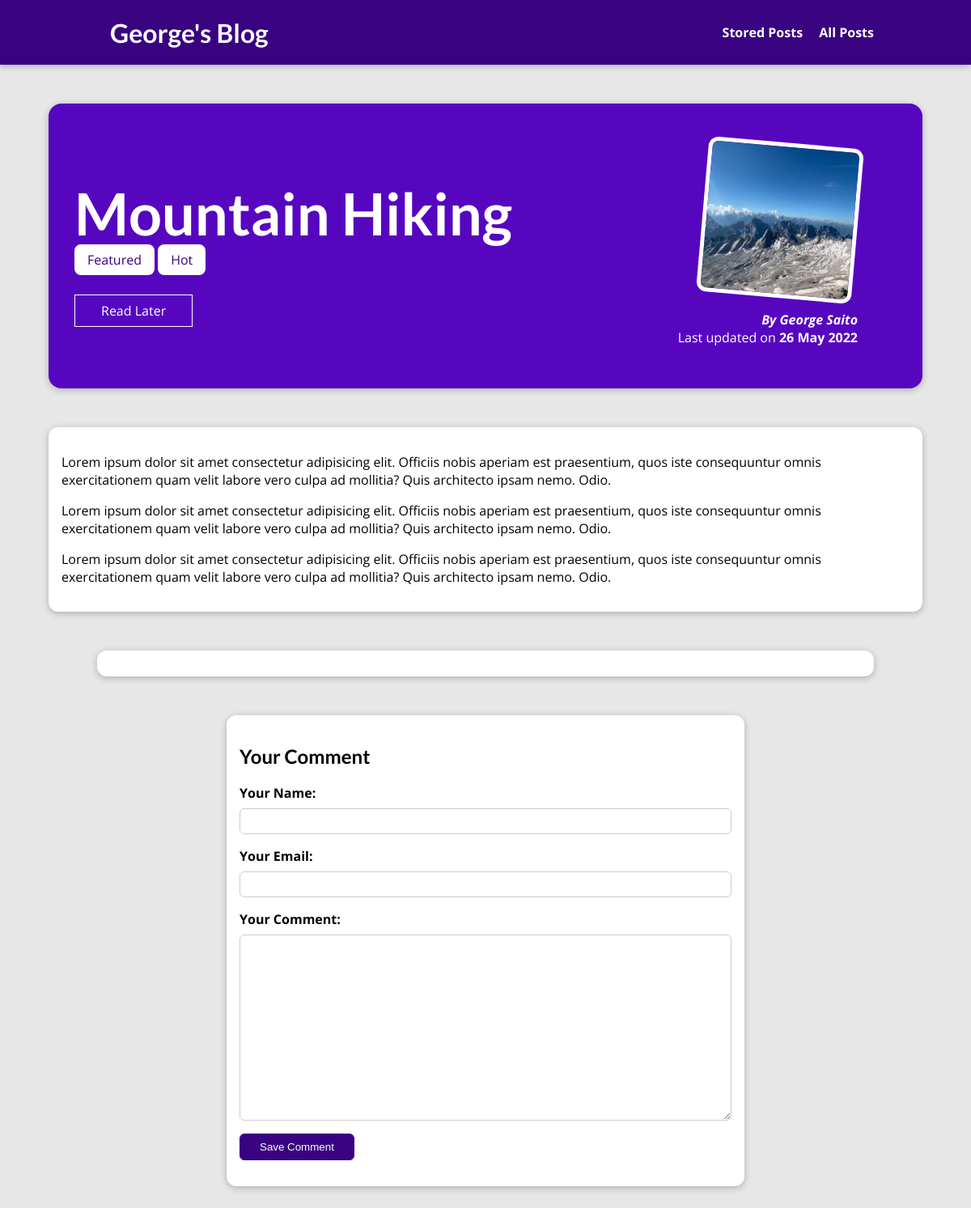
The app's page /posts/hike-in-the-mountains, older data.
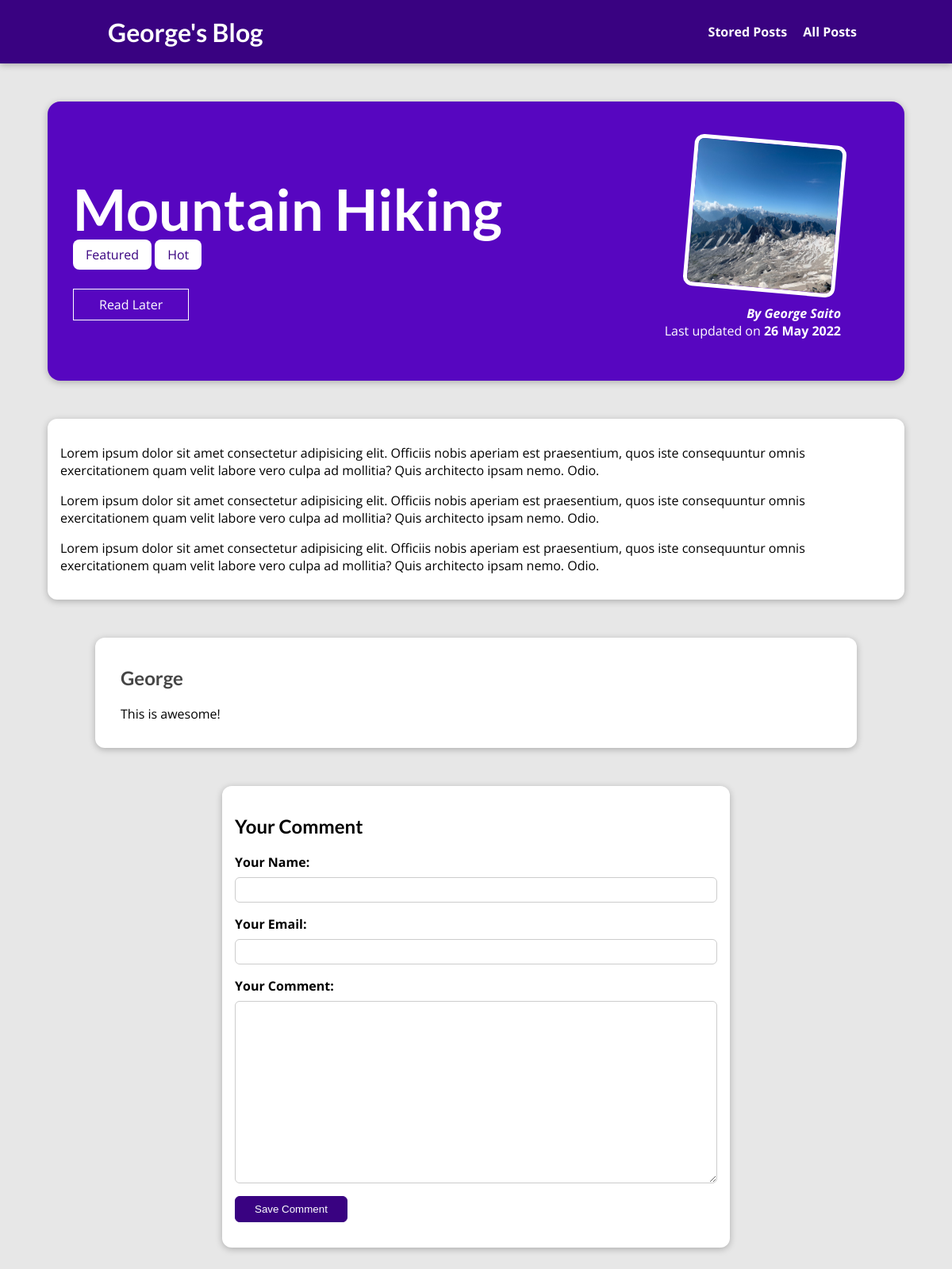
The same page, newer data.
### blog/models.py (models this page shows, shortened)
class Post(models.Model):
    title = models.CharField(max_length=150)
    excerpt = models.CharField(max_length=200)
    image = models.ImageField(upload_to="posts", null=True)
    date = models.DateField(auto_now=True)
    slug = models.SlugField(unique=True, db_index=True)
    content = models.TextField(validators=[MinLengthValidator(10)])
    author = models.ForeignKey(Author, on_delete=models.SET_NULL, null=True, related_name="posts")
    tags = models.ManyToManyField(Tag)

class Tag(models.Model):
    caption = models.CharField(max_length=20)

class Author(models.Model):
    first_name = models.CharField(max_length=100)
    last_name = models.CharField(max_length=100)
    email_address = models.EmailField()
    def full_name(self):
        return f"{self.first_name} {self.last_name}"
    def __str__(self):
        return self.full_name()

class Comment(models.Model):
    user_name = models.CharField(max_length=120)
    user_email = models.EmailField()
    text = models.TextField(max_length=400)
    post = models.ForeignKey(Post, on_delete=models.CASCADE, related_name="comments")

### blog/views.py (the view, shortened to what this page needs)
# urls.py: path("posts/<slug:slug>", views.SinglePostView.as_view(),
class SinglePostView(View):
    def is_stored_post(self, request, post_id):
        stored_posts = request.session.get("stored_posts")
        if stored_posts is not None:
            is_saved_for_later = post_id in stored_posts
        else:
            is_saved_for_later = False
        return is_saved_for_later
    def get(self, request, slug):
        post = Post.objects.get(slug=slug)
        context = {
            "post": post,
            "post_tags": post.tags.all(),
            "comment_form": CommentForm(),
            "comments": post.comments.all().order_by("-id"),
            "saved_for_later": self.is_stored_post(request, post.id)
        }
        return render(request, "blog/post-detail.html", context)

### blog/forms.py
class CommentForm(forms.ModelForm):
    class Meta:
        model = Comment
        exclude = ["post"]
        labels = {
            "user_name": "Your Name",
            "user_email": "Your Email",
            "text": "Your Comment"
        }

### blog/templates/blog/post-detail.html (shortened to what this page needs)
{% extends "base.html" %}
{% load static %}
{% block css_files %}
    <link rel="stylesheet" href="{% static "blog/post-detail.css" %}" />
{% endblock %}
{% block context %}
<section id="summary">
    <h2>{{  post.title }}</h2>
    <div>
        {% for tag in post_tags %}
            <span class="tag">{{ tag.caption }}</span>
        {% endfor %}
    </div>
    <div id="read-later">
        <form action="{% url "read-later" %}" method="POST">
            <button>
                {% if saved_for_later %}
                    Remove from "Read Later" List
                {% else %}
                    Read Later
                {% endif %}
            </button>
        </form>
    </div>
    <article>
        <img src="{{ post.image.url }}" alt="{{ post.title }}" />
        <address>By <a href="mailto:{{ post.author.email_address }}">{{ post.author }}</a></address>
        <div>
            Last updated on <time>{{ post.date|date:"d M Y" }}</time>
        </div>
    </article>
</section>
<main>
    {{ post.content|linebreaks }}
</main>
 <section id="comments">
     <ul>
         {% for comment in comments %}
         <li>
             <h2>{{ comment.user_name }}</h2>
             <p>{{ comment.text|linebreaks }}</p>
         </li>
         {% endfor %}
     </ul>
 </section>
<section id="comment-form">
    <h2>Your Comment</h2>
    <form action="{% url "post-detail-page" post.slug %}" method="POST">
        {% for form_field in comment_form %}
        <div class="form-control" {% if form_field.errors %}invalid{% endif %}>
            {{ form_field.label_tag }}
            {{ form_field }}
        </div>
        {% endfor %}
        <button>Save Comment</button>
    </form>
</section>
{% endblock %}

### templates/base.html (shortened to what this page needs)
{% load static %}
<html lang="en">
<head>
    <link rel="stylesheet" href="{% static "app.css" %}">
    {% block css_files %}{% endblock %}
<body>
    <header id="main-navigation">
        <h1><a href="{% url "starting-page" %}">George's Blog</a></h1>
        <nav>
            <a href="{% url "read-later" %}">Stored Posts</a>
            <a href="{% url "posts-page" %}">All Posts</a>
        </nav>
    </header>
    {% block context %}
    {% endblock %}
</body>
</html>

### static/app.css (style rules this page uses)
* { box-sizing: border-box; }
html { font-family: 'Open Sans', 'Lato', sans-serif; }
body { margin: 0; }
h1, h2, h3 { font-family: 'Lato', sans-serif; font-weight: bold; }
#main-navigation { width: 100%; height: 5rem; display: flex; justify-content: space-between; align-items: center; padding: 0 10%; position: absolute; top: 0; left: 0; }
#main-navigation a { text-decoration: none; color: white; font-weight: bold; margin-left: 1rem; }

### blog/static/blog/post-detail.css (style rules this page uses)
body { background-color: #e7e7e7; }
#main-navigation { background-color: #390281; box-shadow: 0 2px 8px rgba(0, 0, 0, 0.25); }
#summary { margin: 8rem auto 3rem auto; padding: 2rem; width: 90%; max-width: 90rem; border-radius: 16px; background-color: #5706c0; position: relative; box-shadow: 0 2px 8px rgba(0, 0, 0, 0.25); height: 22rem; }
#summary h2 { color: white; font-size: 4.5rem; margin-bottom: 0.25rem; }
#summary article { position: absolute; top: 2rem; right: 3rem; padding: 1rem 2rem; border-radius: 12px; text-align: right; color: white; }
#summary article img { width: 12rem; height: 12rem; border-radius: 12px; transform: rotateZ(5deg); border: 5px solid white; margin-bottom: 1rem; }
#summary address { font-weight: bold; }
#summary a { color: white; text-decoration: none; }
#summary time { font-weight: bold; }
#read-later { margin: 2rem 0; }
#read-later button { background-color: transparent; border: 1px solid white; padding: 0.5rem 2rem; font: inherit; color: white; cursor: pointer; }
main { width: 90%; max-width: 90rem; margin: 3rem auto; background-color: white; padding: 1rem; border-radius: 12px; box-shadow: 0 2px 8px rgba(0, 0, 0, 0.25); }
.tag { background-color: white; color: #390281; padding: 0.5rem 1rem; border-radius: 8px; }
#comment-form { margin: 3rem auto; width: 90%; max-width: 40rem; border-radius: 12px; background-color: white; box-shadow: 0 2px 8px rgba(0, 0, 0, 0.25); padding: 1rem; }
#comment-form button { font: inhert; background-color: #390281; color: white; border: 1px solid #390281; padding: 0.5rem 1.5rem; border-radius: 6px; cursor: pointer; }
.form-control { margin-bottom: 1rem; }
.form-control label { font-weight: bold; margin-bottom: 0.5rem; display: block; }
.form-control input, .form-control textarea { display: block; width: 100%; font: inherit; padding: 0.25rem; border-radius: 6px; border: 1px solid #ccc; }
#comments { margin: 3rem auto; width: 90%; max-width: 60rem; border-radius: 12px; background-color: white; box-shadow: 0 2px 8px rgba(0, 0, 0, 0.25); padding: 1rem 2rem; }
#comments ul { list-style: none; margin: 0; padding: 0; }
#comments li { margin-bottom: 1rem; border-bottom: 2px solid #ccc }
#comments li:last-of-type { border-bottom: none;; }
#comments h2 { color: #464646 }

Row changes from the older to the newer data that the page shows:
added Comment: user_name "George", text "This is awesome!"
